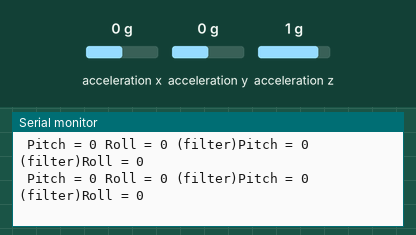
Recording of a sketch running on a simulated Arduino Uno, built with avr-gcc and run on an emulated ATmega328P. On the bench: the last lines printed to the serial monitor. The inputs (shaded band) are chosen by the test bench; at power-on: acceleration x 0 g, acceleration y 0 g, acceleration z 1 g.

Above: at 1.2 s.
1.3 s: acceleration x set to -1.4 g
At 1.33 s:
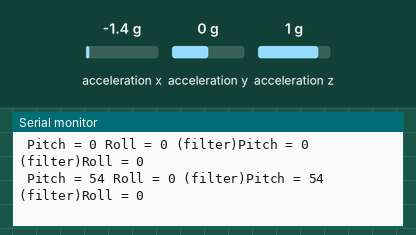
4.3 s: acceleration y set to -1.4 g
At 4.37 s:
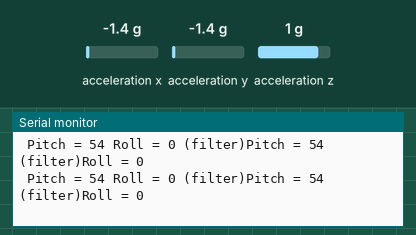
5.8 s: acceleration z set to -1.4 g
At 5.8 s:
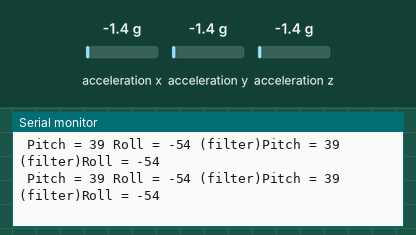
7.3 s: acceleration x set to 0 g
At 7.32 s:
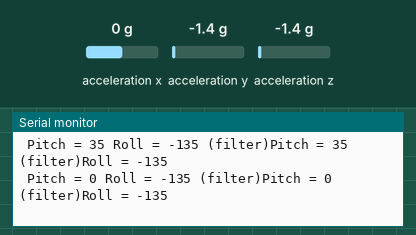
Timing chart, 0 to 10.3 s (numbered marks = the images above; inputs shaded):
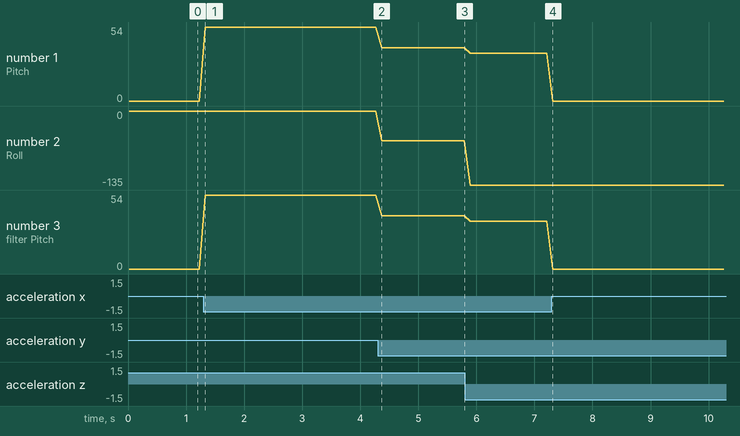

The sketch:

ADXL345_pitch_roll.ino
```cpp
/*
 *  Author:dharmendra Kumar Yadav

 */
#include <Wire.h>
#include <ADXL345.h>

ADXL345 accelerometer;

void setup(void)
{
  Serial.begin(9600);

  // Initialize ADXL345
  Serial.println("Initialize ADXL345");

  if (!accelerometer.begin())
  {
    Serial.println("Could not find a valid ADXL345 sensor, check wiring!");
    delay(500);
  }

  // Set measurement range
  // +/-  2G: ADXL345_RANGE_2G
  // +/-  4G: ADXL345_RANGE_4G
  // +/-  8G: ADXL345_RANGE_8G
  // +/- 16G: ADXL345_RANGE_16G
  accelerometer.setRange(ADXL345_RANGE_16G);
}

void loop(void)
{
  // Read normalized values
  Vector norm = accelerometer.readNormalize();

  // Low Pass Filter to smooth out data. 0.1 - 0.9
  Vector filtered = accelerometer.lowPassFilter(norm, 0.5);

  // Calculate Pitch & Roll
  int pitch = -(atan2(norm.XAxis, sqrt(norm.YAxis*norm.YAxis + norm.ZAxis*norm.ZAxis))*180.0)/M_PI;
  int roll  = (atan2(norm.YAxis, norm.ZAxis)*180.0)/M_PI;

  // Calculate Pitch & Roll (Low Pass Filter)
  int fpitch = -(atan2(filtered.XAxis, sqrt(filtered.YAxis*filtered.YAxis + filtered.ZAxis*filtered.ZAxis))*180.0)/M_PI;
  int froll  = (atan2(filtered.YAxis, filtered.ZAxis)*180.0)/M_PI;

  // Output
  Serial.print(" Pitch = ");
  Serial.print(pitch);
  Serial.print(" Roll = ");
  Serial.print(roll);

  // Output (filtered)
  Serial.print(" (filter)Pitch = ");
  Serial.print(fpitch);
  Serial.print(" (filter)Roll = ");
  Serial.print(froll);
  Serial.println();

  delay(100);
}
```

Measured:
- after the input at 1.3 s, the serial monitor: prints a new line at once (image 1)
- after the input at 7.3 s, the serial monitor: prints a new line at once (image 4)
- plotted number 1: 0 → 54 after the input at 1.3 s, 54 → 39 after the input at 4.3 s, 39 → 35 after the input at 5.8 s, 35 → 0 after the input at 7.3 s
- plotted number 2: 0 → -54 after the input at 4.3 s, -54 → -135 after the input at 5.8 s
- plotted number 3: 0 → 54 after the input at 1.3 s, 54 → 39 after the input at 4.3 s, 39 → 35 after the input at 5.8 s, 35 → 0 after the input at 7.3 s
